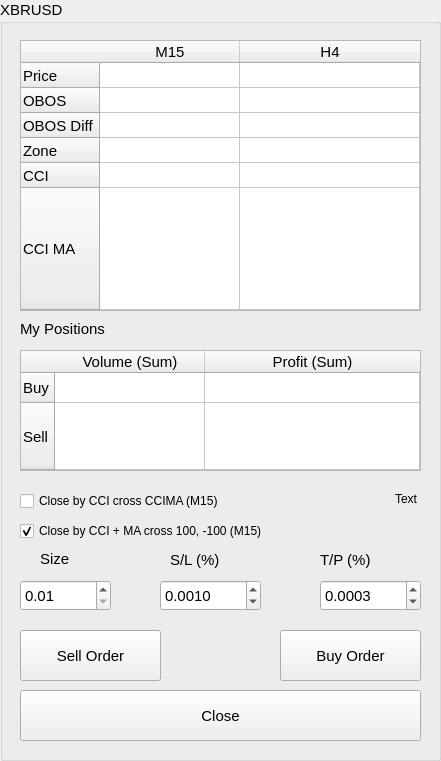
   <widget class="QGroupBox" name="groupBox_2">
    <property name="geometry">
     <rect>
      <x>470</x>
      <y>10</y>
      <width>441</width>
      <height>761</height>
     </rect>
    </property>
    <property name="minimumSize">
     <size>
      <width>0</width>
      <height>0</height>
     </size>
    </property>
    <property name="font">
     <font>
      <family>Arial</family>
      <pointsize>11</pointsize>
      <weight>50</weight>
      <bold>false</bold>
     </font>
    </property>
    <property name="title">
     <string>XBRUSD</string>
    </property>
    <widget class="QPushButton" name="btnBuyXBRUSD">
     <property name="geometry">
      <rect>
       <x>280</x>
       <y>630</y>
       <width>141</width>
       <height>51</height>
      </rect>
     </property>
     <property name="font">
      <font>
       <family>Arial</family>
       <pointsize>11</pointsize>
       <weight>50</weight>
       <bold>false</bold>
      </font>
     </property>
     <property name="text">
      <string>Buy Order</string>
     </property>
    </widget>
    <widget class="QPushButton" name="btnSellXBRUSD">
     <property name="geometry">
      <rect>
       <x>20</x>
       <y>630</y>
       <width>141</width>
       <height>51</height>
      </rect>
     </property>
     <property name="font">
      <font>
       <family>Arial</family>
       <pointsize>11</pointsize>
       <weight>50</weight>
       <bold>false</bold>
      </font>
     </property>
     <property name="text">
      <string>Sell Order</string>
     </property>
    </widget>
    <widget class="QCheckBox" name="cbCloseCCI_XBRUSD">
     <property name="geometry">
      <rect>
       <x>20</x>
       <y>520</y>
       <width>401</width>
       <height>22</height>
      </rect>
     </property>
     <property name="font">
      <font>
       <family>Arial</family>
       <pointsize>9</pointsize>
       <weight>50</weight>
       <bold>false</bold>
      </font>
     </property>
     <property name="text">
      <string>Close by CCI + MA cross 100, -100 (M15)</string>
     </property>
     <property name="checked">
      <bool>true</bool>
     </property>
    </widget>
    <widget class="QCheckBox" name="cbCloseCCIMA_XBRUSD">
     <property name="geometry">
      <rect>
       <x>20</x>
       <y>490</y>
       <width>321</width>
       <height>22</height>
      </rect>
     </property>
     <property name="font">
      <font>
       <family>Arial</family>
       <pointsize>9</pointsize>
       <weight>50</weight>
       <bold>false</bold>
      </font>
     </property>
     <property name="text">
      <string>Close by CCI cross CCIMA (M15)</string>
     </property>
     <property name="checked">
      <bool>false</bool>
     </property>
    </widget>
    <widget class="QPushButton" name="btnCloseXBRUSD">
     <property name="geometry">
      <rect>
       <x>20</x>
       <y>690</y>
       <width>401</width>
       <height>51</height>
      </rect>
     </property>
     <property name="font">
      <font>
       <family>Arial</family>
       <pointsize>11</pointsize>
       <weight>50</weight>
       <bold>false</bold>
      </font>
     </property>
     <property name="text">
      <string>Close</string>
     </property>
    </widget>
    <widget class="QLabel" name="label_10">
     <property name="geometry">
      <rect>
       <x>20</x>
       <y>320</y>
       <width>141</width>
       <height>18</height>
      </rect>
     </property>
     <property name="font">
      <font>
       <family>Arial</family>
       <pointsize>11</pointsize>
       <weight>50</weight>
       <bold>false</bold>
      </font>
     </property>
     <property name="text">
      <string>My Positions</string>
     </property>
    </widget>
    <widget class="QTableWidget" name="tbStatusXBRUSD">
     <property name="enabled">
      <bool>true</bool>
     </property>
     <property name="geometry">
      <rect>
       <x>20</x>
       <y>40</y>
       <width>401</width>
       <height>271</height>
      </rect>
     </property>
     <property name="font">
      <font>
       <family>Arial</family>
       <pointsize>11</pointsize>
       <weight>50</weight>
       <bold>false</bold>
      </font>
     </property>
     <property name="cursor" stdset="0">
      <cursorShape>ArrowCursor</cursorShape>
     </property>
     <property name="autoFillBackground">
      <bool>false</bool>
     </property>
     <property name="editTriggers">
      <set>QAbstractItemView::NoEditTriggers</set>
     </property>
     <property name="selectionMode">
      <enum>QAbstractItemView::NoSelection</enum>
     </property>
     <property name="showGrid">
      <bool>true</bool>
     </property>
     <property name="rowCount">
      <number>6</number>
     </property>
     <property name="columnCount">
      <number>2</number>
     </property>
     <attribute name="horizontalHeaderCascadingSectionResizes">
      <bool>false</bool>
     </attribute>
     <attribute name="horizontalHeaderDefaultSectionSize">
      <number>140</number>
     </attribute>
     <attribute name="horizontalHeaderMinimumSectionSize">
      <number>45</number>
     </attribute>
     <attribute name="horizontalHeaderStretchLastSection">
      <bool>true</bool>
     </attribute>
     <attribute name="verticalHeaderCascadingSectionResizes">
      <bool>false</bool>
     </attribute>
     <attribute name="verticalHeaderDefaultSectionSize">
      <number>25</number>
     </attribute>
     <attribute name="verticalHeaderMinimumSectionSize">
      <number>25</number>
     </attribute>
     <attribute name="verticalHeaderStretchLastSection">
      <bool>true</bool>
     </attribute>
     <row>
      <property name="text">
       <string>Price</string>
      </property>
     </row>
     <row>
      <property name="text">
       <string>OBOS</string>
      </property>
     </row>
     <row>
      <property name="text">
       <string>OBOS Diff</string>
      </property>
     </row>
     <row>
      <property name="text">
       <string>Zone</string>
      </property>
     </row>
     <row>
      <property name="text">
       <string>CCI</string>
      </property>
     </row>
     <row>
      <property name="text">
       <string>CCI MA</string>
      </property>
     </row>
     <column>
      <property name="text">
       <string>M15</string>
      </property>
      <property name="font">
       <font>
        <family>Arial</family>
        <pointsize>11</pointsize>
       </font>
      </property>
     </column>
     <column>
      <property name="text">
       <string>H4</string>
      </property>
      <property name="font">
       <font>
        <family>Arial</family>
        <pointsize>11</pointsize>
       </font>
      </property>
     </column>
    </widget>
    <widget class="QDoubleSpinBox" name="sbTP_XBRUSD">
     <property name="geometry">
      <rect>
       <x>320</x>
       <y>580</y>
       <width>101</width>
       <height>31</height>
      </rect>
     </property>
     <property name="font">
      <font>
       <family>Arial</family>
       <pointsize>11</pointsize>
       <weight>50</weight>
       <bold>false</bold>
      </font>
     </property>
     <property name="decimals">
      <number>4</number>
     </property>
     <property name="minimum">
      <double>0.000100000000000</double>
     </property>
     <property name="singleStep">
      <double>0.000100000000000</double>
     </property>
     <property name="value">
      <double>0.000300000000000</double>
     </property>
    </widget>
    <widget class="QLabel" name="label_14">
     <property name="geometry">
      <rect>
       <x>40</x>
       <y>550</y>
       <width>51</width>
       <height>18</height>
      </rect>
     </property>
     <property name="font">
      <font>
       <family>Arial</family>
       <pointsize>11</pointsize>
       <weight>50</weight>
       <bold>false</bold>
      </font>
     </property>
     <property name="text">
      <string>Size</string>
     </property>
    </widget>
    <widget class="QDoubleSpinBox" name="sbSL_XBRUSD">
     <property name="geometry">
      <rect>
       <x>160</x>
       <y>580</y>
       <width>101</width>
       <height>31</height>
      </rect>
     </property>
     <property name="font">
      <font>
       <family>Arial</family>
       <pointsize>11</pointsize>
       <weight>50</weight>
       <bold>false</bold>
      </font>
     </property>
     <property name="decimals">
      <number>4</number>
     </property>
     <property name="minimum">
      <double>0.000100000000000</double>
     </property>
     <property name="singleStep">
      <double>0.000100000000000</double>
     </property>
     <property name="value">
      <double>0.001000000000000</double>
     </property>
    </widget>
    <widget class="QDoubleSpinBox" name="sbSize_XBRUSD">
     <property name="geometry">
      <rect>
       <x>20</x>
       <y>580</y>
       <width>91</width>
       <height>31</height>
      </rect>
     </property>
     <property name="font">
      <font>
       <family>Arial</family>
       <pointsize>11</pointsize>
       <weight>50</weight>
       <bold>false</bold>
      </font>
     </property>
     <property name="minimum">
      <double>0.010000000000000</double>
     </property>
     <property name="singleStep">
      <double>0.010000000000000</double>
     </property>
    </widget>
    <widget class="QLabel" name="label_23">
     <property name="geometry">
      <rect>
       <x>320</x>
       <y>550</y>
       <width>81</width>
       <height>20</height>
      </rect>
     </property>
     <property name="font">
      <font>
       <family>Arial</family>
       <pointsize>11</pointsize>
       <weight>50</weight>
       <bold>false</bold>
      </font>
     </property>
     <property name="text">
      <string>T/P (%)</string>
     </property>
    </widget>
    <widget class="QLabel" name="label_24">
     <property name="geometry">
      <rect>
       <x>170</x>
       <y>550</y>
       <width>71</width>
       <height>20</height>
      </rect>
     </property>
     <property name="font">
      <font>
       <family>Arial</family>
       <pointsize>11</pointsize>
       <weight>50</weight>
       <bold>false</bold>
      </font>
     </property>
     <property name="text">
      <string>S/L (%)</string>
     </property>
    </widget>
    <widget class="QTableWidget" name="tbAccountXBRUSD">
     <property name="geometry">
      <rect>
       <x>20</x>
       <y>350</y>
       <width>401</width>
       <height>121</height>
      </rect>
     </property>
     <property name="font">
      <font>
       <family>Arial</family>
       <pointsize>11</pointsize>
       <weight>50</weight>
       <bold>false</bold>
      </font>
     </property>
     <property name="editTriggers">
      <set>QAbstractItemView::NoEditTriggers</set>
     </property>
     <property name="selectionMode">
      <enum>QAbstractItemView::NoSelection</enum>
     </property>
     <property name="rowCount">
      <number>2</number>
     </property>
     <property name="columnCount">
      <number>2</number>
     </property>
     <attribute name="horizontalHeaderDefaultSectionSize">
      <number>150</number>
     </attribute>
     <attribute name="horizontalHeaderMinimumSectionSize">
      <number>150</number>
     </attribute>
     <attribute name="horizontalHeaderStretchLastSection">
      <bool>true</bool>
     </attribute>
     <attribute name="verticalHeaderDefaultSectionSize">
      <number>30</number>
     </attribute>
     <attribute name="verticalHeaderMinimumSectionSize">
      <number>30</number>
     </attribute>
     <attribute name="verticalHeaderStretchLastSection">
      <bool>true</bool>
     </attribute>
     <row>
      <property name="text">
       <string>Buy</string>
      </property>
     </row>
     <row>
      <property name="text">
       <string>Sell</string>
      </property>
     </row>
     <column>
      <property name="text">
       <string>Volume (Sum)</string>
      </property>
     </column>
     <column>
      <property name="text">
       <string>Profit (Sum)</string>
      </property>
     </column>
    </widget>
    <widget class="QLabel" name="labelCloseXBRUSD">
     <property name="geometry">
      <rect>
       <x>340</x>
       <y>490</y>
       <width>77</width>
       <height>18</height>
      </rect>
     </property>
     <property name="font">
      <font>
       <pointsize>9</pointsize>
      </font>
     </property>
     <property name="text">
      <string>Text</string>
     </property>
     <property name="alignment">
      <set>Qt::AlignRight|Qt::AlignTrailing|Qt::AlignVCenter</set>
     </property>
    </widget>
   </widget>
